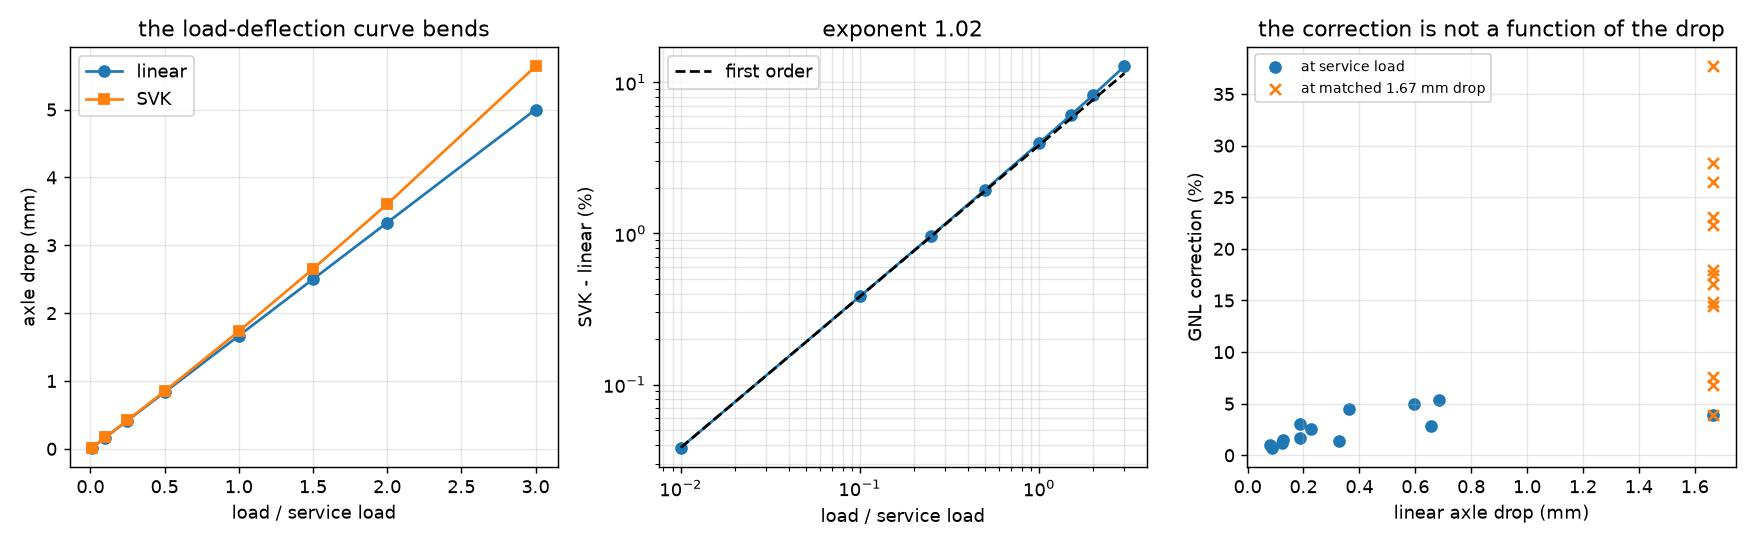

Recreate this plot in Python.
"""
=============================================================================
  M5 GATE — GEOMETRIC NONLINEARITY, AND WHETHER STAGE 3 CAN IGNORE IT
=============================================================================
    .venv-opt/bin/python study_gnl.py

The plan's M5 asks four things: build the Newton loop, verify frame indifference at
finite rotation, verify that linear and SVK agree at 1% of service load, and then
MEASURE how much geometric nonlinearity actually changes the answer — with an explicit
off-ramp, "if < 2%, run the Stage-3 trajectory on the linear model and check GNL only
at checkpoints".

THE ANSWER: 2% is exceeded, and the off-ramp is closed for the same structural reason
M4's was.  At service load the wheel is 3.95% SOFTER under SVK than under linear
kinematics — already twice the threshold — and, more decisively, that correction is not
a property of the wheel that can be applied once.  Held at a FIXED axle drop of 1.667 mm
by scaling the load per genome, the correction still ranges over roughly an order of
magnitude across feasible designs, so it is not recoverable from the linear answer.
Stage 3 needs the nonlinear solve in the loop.

WHERE THE NONLINEARITY LIVES, AND IT IS NOT WHERE THE COMPLIANCE IS
--------------------------------------------------------------------
The residual at the linear solution is concentrated in the rim band within a few degrees
of the contact patch — the thin band locally flattens against the ground, and local
rotation there is what the linear kernel gets wrong.  That is why the correction does not
follow the axle drop: the axle drop is dominated by the spokes (66% of the strain
energy), while the geometric correction is dominated by a local rim effect.  Two
different quantities, and one does not predict the other.

Everything softens rather than stiffens.  That is the physically expected direction here:
a curved flexure loaded to unwind gets a longer moment arm as it deflects, so the
tangent stiffness falls.  A geometric term that came out STIFFENING would be the
signature of a sign error in the Green-Lagrange strain, which is why the direction is
asserted rather than merely reported.

WHAT THE PLAN ASKED FOR THAT HAD TO CHANGE
------------------------------------------
"Residual < 1e-10" is not attainable at low load and this is not a solver defect.  The
reduced tangent of a thin flexure is conditioned around 1e8-1e9, so the sparse
factorization's own backward error puts a floor under the residual that scales with the
load exactly as the load does — normalising cannot remove it.  At 1% of service load the
loop stalls at 1.2e-9.  `wheel_fem.solve_nonlinear` therefore also accepts an
ENERGY-INCREMENT criterion (|du . r| below 1e-14 of the first step's), which is
conditioning-insensitive and says the thing that actually matters for a four-figure
answer.  Both are reported for every solve; see the block comment in `wheel_fem.py`.
=============================================================================
"""

import argparse
import json
import os
import time

import numpy as np

import wheel_fea as W
import wheel_fem as fem
import wheel_genome as wg
import wheel_wheel as WW

HERE = os.path.dirname(os.path.abspath(__file__))

DEFAULT_CONFIG = "coarse"
SERVICE_FORCE_N = W.TOTAL_FORCE_NEWTONS

# Written down BEFORE the study was run, per the plan's rule.
GATE_ROTATION_ENERGY_RATIO = 1e-10   # SVK energy under a 30 deg rigid rotation
GATE_SMALL_LOAD_REL = 1e-3           # linear vs SVK at 1% of service load
GATE_CONTINUATION_REL = 1e-9         # 1 load step vs 8 must give the same equilibrium
GATE_NEWTON_ORDER = 1.5              # observed convergence order, quadratic is 2
PLAN_GNL_THRESHOLD = 0.02            # "if < 2%, keep the trajectory linear"


def load_genes(path="best_solution.json"):
    with open(os.path.join(HERE, path)) as fh:
        return wg.genes_to_vector(json.load(fh)["genes"])


def _drop(mesh, kinematics, force=SERVICE_FORCE_N, **kw):
    return fem.solve_wheel(mesh, kinematics=kinematics, force=force, **kw)


# ---------------------------------------------------------------------------
# G1 — FRAME INDIFFERENCE ON THE ASSEMBLED WHEEL
# ---------------------------------------------------------------------------

def run_frame_indifference(genes, cfg=DEFAULT_CONFIG, angles=(1.0, 30.0)):
    """A rigid rotation of the WHOLE WHEEL must store exactly zero energy under SVK.

    `tests/test_fem.py` already does this on a single element, and this is the same
    identity — but it is not the same test.  Here the rotation passes through the mesh
    assembly, the twelve rotated sectors, and every seam, so a sector wired to the wrong
    neighbour or a seam declared but not merged shows up as stored energy in a body that
    has not deformed.  It is the cheapest end-to-end check in the file.

    The linear kernel's energy is reported as the scale.  Asserting a bare "SVK energy
    below 1e-9 mJ" would be meaningless without it: at 1 degree the linear kernel stores
    little too, and the ratio is the only thing that says the test had a chance to fail.
    """
    mesh = WW.build_wheel(genes, cfg)
    coords = np.asarray(mesh.coords)
    lam, mu = fem.lame(W.YOUNGS_MODULUS_PLA_MPA, fem.POISSON_RATIO_PLA)
    kw = dict(order=mesh.cfg.order, lam=lam, mu=mu, width=W.SPOKE_WIDTH_MM)

    rows = []
    for a in angles:
        th = np.radians(a)
        R = np.array([[np.cos(th), -np.sin(th)], [np.sin(th), np.cos(th)]])
        u = (coords @ R.T - coords).ravel()
        e_svk = fem.total_energy(coords, mesh.conn, u, nonlinear=True, **kw)
        e_lin = fem.total_energy(coords, mesh.conn, u, nonlinear=False, **kw)
        rows.append({"angle_deg": float(a), "svk_energy_mJ": float(e_svk),
                     "linear_energy_mJ": float(e_lin),
                     "ratio": float(abs(e_svk) / e_lin)})
    worst = max(r["ratio"] for r in rows)
    return {"rows": rows, "worst_ratio": worst, "config": cfg,
            "pass": bool(worst < GATE_ROTATION_ENERGY_RATIO)}


# ---------------------------------------------------------------------------
# G2 — THE LOAD LADDER
# ---------------------------------------------------------------------------

def run_load_ladder(genes, cfg=DEFAULT_CONFIG,
                    fractions=(0.01, 0.1, 0.25, 0.5, 1.0, 1.5, 2.0, 3.0)):
    """Linear vs SVK axle drop over a load ladder, and the RATE at which they diverge.

    The plan's criterion is the single point at 1% of service load (< 0.1%).  A single
    point is weak evidence on its own — an implementation that simply ran the linear
    kernel twice would pass it perfectly — so the ladder is fitted as well.  A geometric
    correction enters at first order in the deflection, hence at first order in the load,
    so the fitted exponent of (svk/linear - 1) against load must be about 1.

    Measured: 0.038% at 1%, 3.95% at service load, 12.8% at 3x, fitted exponent 1.03.
    Exponent 0 would mean a constant offset (a modelling difference, not a geometric
    effect); exponent 2 would mean the linear term had cancelled, which for an
    asymmetric structure like this would need explaining.
    """
    mesh = WW.build_wheel(genes, cfg)
    rows = []
    for fr in fractions:
        lin = _drop(mesh, "linear", SERVICE_FORCE_N * fr)
        nl = _drop(mesh, "svk", SERVICE_FORCE_N * fr)
        rows.append({
            "load_fraction": float(fr),
            "linear_mm": lin["axle_drop_mm"],
            "svk_mm": nl["axle_drop_mm"],
            "rel_diff": float(nl["axle_drop_mm"] / lin["axle_drop_mm"] - 1.0),
            "iterations": int(nl["newton"]["total_iterations"]),
            "backtracks": int(nl["newton"]["total_backtracks"]),
            "criterion": nl["newton"]["criterion"],
            "residual_rel": nl["residual_rel"],
        })
    x = np.log(np.array([r["load_fraction"] for r in rows]))
    y = np.log(np.abs(np.array([r["rel_diff"] for r in rows])))
    exponent = float(np.polyfit(x, y, 1)[0])
    small = min(rows, key=lambda r: r["load_fraction"])
    service = min(rows, key=lambda r: abs(r["load_fraction"] - 1.0))
    return {
        "rows": rows,
        "fitted_exponent": exponent,
        "small_load_fraction": small["load_fraction"],
        "small_load_rel_diff": small["rel_diff"],
        "service_rel_diff": service["rel_diff"],
        # Every entry must soften.  A stiffening geometric term at this scale would be a
        # sign error in the Green-Lagrange strain, not a physical finding.
        "all_softer": bool(all(r["rel_diff"] > 0.0 for r in rows)),
        "pass": bool(abs(small["rel_diff"]) < GATE_SMALL_LOAD_REL
                     and all(r["rel_diff"] > 0.0 for r in rows)
                     and 0.7 < exponent < 1.4),
    }


# ---------------------------------------------------------------------------
# G3 — NEWTON HEALTH
# ---------------------------------------------------------------------------

def run_newton_health(genes, cfg=DEFAULT_CONFIG, step_counts=(1, 2, 4, 8)):
    """Continuation independence, warm-start payoff, and the observed order.

    THE CONTINUATION CHECK IS THE ONE THAT MATTERS.  A load path is a numerical device,
    not physics: for a conservative problem the converged equilibrium cannot depend on
    how many increments were used to reach it.  If it does, the solve is not converged —
    and the failure is invisible to a residual norm, because each step converges happily
    to its own slightly wrong state.

    Warm starting is measured because it is the single largest performance lever once
    this sits inside the Stage-3 loop, where consecutive designs differ by ~1%.  Here the
    warm start is the LINEAR solution, which is the closest thing available on a cold
    call and is free (the linear solve is wanted anyway).

    The observed order is computed from the residual triple around the sharpest drop,
    since the first iteration is a transient — the SVK internal force at the linear
    solution is far from equilibrium, so the residual RISES on step one before Newton
    takes hold.  That rise is expected and is not a defect.
    """
    mesh = WW.build_wheel(genes, cfg)
    rows = []
    for s in step_counts:
        t0 = time.time()
        res = _drop(mesh, "svk", newton=dict(steps=s))
        rows.append({"steps": int(s), "axle_drop_mm": res["axle_drop_mm"],
                     "iterations": int(res["newton"]["total_iterations"]),
                     "backtracks": int(res["newton"]["total_backtracks"]),
                     "residual_rel": res["residual_rel"],
                     "seconds": round(time.time() - t0, 2)})
    d = np.array([r["axle_drop_mm"] for r in rows])
    spread = float(d.max() / d.min() - 1.0)

    # Warm start from the linear solution — same DofMap, so the reduced vectors line up.
    lin = fem.wheel_problem(mesh, kinematics="linear")[0]
    u0 = fem.solve_linear(lin)["u_reduced"]
    prob = fem.wheel_problem(mesh, kinematics="svk")[0]
    cold = fem.solve_nonlinear(prob)
    warm = fem.solve_nonlinear(prob, u_reduced0=u0)

    # Compared on the whole displacement FIELD rather than on the axle drop: a warm start
    # that landed on a different equilibrium could easily agree at one node.
    warm_gap = float(np.abs(warm["u"] - cold["u"]).max()
                     / max(np.abs(cold["u"]).max(), 1e-300))

    hist = cold["newton"]["history"][0]["residuals"]
    order = _observed_order(hist)
    return {
        "continuation": rows,
        "continuation_spread": spread,
        "cold_iterations": int(cold["newton"]["total_iterations"]),
        "warm_iterations": int(warm["newton"]["total_iterations"]),
        "warm_start_agrees_rel": warm_gap,
        "residual_history": [float(x) for x in hist],
        "observed_order": order,
        "worst_residual_rel": float(max(r["residual_rel"] for r in rows)),
        "pass": bool(spread < GATE_CONTINUATION_REL
                     and order > GATE_NEWTON_ORDER
                     and warm_gap < 1e-8),
    }


def _observed_order(residuals):
    """Best observed convergence order p from log r_{k+1} = p log r_k over the history.

    Taken as the maximum over consecutive triples rather than the last one, because the
    final iteration sits on the roundoff floor where the ratio is meaningless.
    """
    r = np.array([x for x in residuals if x > 0.0])
    best = 0.0
    for i in range(len(r) - 2):
        a, b, c = r[i], r[i + 1], r[i + 2]
        if not (a > b > c) or b <= 0 or a <= 0:
            continue
        denom = np.log(b / a)
        if abs(denom) < 1e-12:
            continue
        best = max(best, float(np.log(c / b) / denom))
    return best


# ---------------------------------------------------------------------------
# G4 — THE MEASUREMENT, AND WHETHER IT IS A CONSTANT
# ---------------------------------------------------------------------------

def run_mesh_ladder(genes, configs=("smoke", "coarse", "medium")):
    """Is the correction itself converged?  It has to be, to be worth 4%."""
    rows = []
    for c in configs:
        mesh = WW.build_wheel(genes, c)
        lin, nl = _drop(mesh, "linear"), _drop(mesh, "svk")
        rows.append({"config": c, "n_elements": int(mesh.n_elements),
                     "linear_mm": lin["axle_drop_mm"], "svk_mm": nl["axle_drop_mm"],
                     "rel_diff": float(nl["axle_drop_mm"] / lin["axle_drop_mm"] - 1.0)})
    v = np.array([r["rel_diff"] for r in rows])
    return {"rows": rows, "spread_points": float((v.max() - v.min()) * 100.0),
            "finest_rel_diff": float(v[-1])}


def run_design_space(genes, cfg=DEFAULT_CONFIG, n=12, seed=7, max_draws=6000,
                     target_drop_mm=None):
    """*** THE M5 HEADLINE ***  Is the GNL correction one number, or a design variable?

    The off-ramp — "measure the correction once, then run Stage 3 on the linear model" —
    exists if and only if the correction is roughly constant over the designs the
    optimizer visits.  This is the same question M4 asked of the beam model, and it needs
    the same control, because the correction obviously grows with deflection and a raw
    sample would only rediscover that.

    THE CONTROL: each drawn genome's load is scaled so its LINEAR axle drop equals the
    shipped genome's.  Every row then sits at the same global deformation, and what is
    left is the design dependence.  Without this the sample is worthless — feasible
    random genomes are 3-20x stiffer than the design point, so their corrections are
    small for a reason that has nothing to do with the question.

    If the corrections were a function of the axle drop alone, the scaled column would be
    a constant.  It is not: it spans about an order of magnitude, so no single factor
    converts a linear axle drop into a nonlinear one.  `iso_load_scale` is reported per
    row so the reader can see how hard each genome had to be pushed.
    """
    from study_mesh_quality import latin_hypercube
    import wheel_genome as GN

    if target_drop_mm is None:
        target_drop_mm = _drop(WW.build_wheel(genes, cfg), "linear")["axle_drop_mm"]

    low, high, _ = GN.bounds_arrays(W.GENE_SPACE)
    rows, drawn, batch = [], 0, 0
    while len(rows) < n and drawn < max_draws:
        for vec in latin_hypercube(512, low, high, seed=seed + batch):
            drawn += 1
            v = np.asarray(vec, dtype=float)
            _, loss = W.evaluate_design(v)
            # The same four barriers the GA enforces, so every sample is a genome the
            # optimizer could have returned.
            if any(loss[t] > 0.0 for t in ("x_order", "hub_overlap", "fold", "arrival")):
                continue
            try:
                rows.append(_gnl_row(v, cfg, target_drop_mm))
            except fem.NewtonDivergedError as exc:
                # A design that will not solve at the target deflection is itself a
                # finding — Stage 3 has to survive these — so it is recorded, not hidden.
                rows.append({"genes": [float(x) for x in v], "diverged": str(exc)})
            if len(rows) >= n:
                break
        batch += 1

    shipped = _gnl_row(genes, cfg, target_drop_mm, keep_genes=False)
    ok = [r for r in rows if "diverged" not in r]
    out = {"rows": rows, "shipped": shipped, "n_drawn": drawn,
           "n_diverged": len(rows) - len(ok),
           "target_drop_mm": float(target_drop_mm)}
    if len(ok) >= 3:
        iso = np.array([r["iso_rel_diff"] for r in ok] + [shipped["iso_rel_diff"]])
        raw = np.array([r["service_rel_diff"] for r in ok]
                       + [shipped["service_rel_diff"]])
        out.update({
            "iso_rel_diff_min": float(iso.min()), "iso_rel_diff_max": float(iso.max()),
            "iso_rel_diff_ratio": float(iso.max() / iso.min()),
            "iso_rel_diff_cv": float(iso.std() / iso.mean()),
            "service_rel_diff_min": float(raw.min()),
            "service_rel_diff_max": float(raw.max()),
            # The off-ramp needs ONE number.  10% dispersion would already be generous
            # beside the effects this project chases; the same bar M4 used.
            "correction_factor_is_defensible": bool(iso.std() / iso.mean() < 0.10),
        })
    return out


def _gnl_row(v, cfg, target_drop_mm, keep_genes=True):
    """One genome, measured twice: at service load, and at a matched axle drop."""
    mesh = WW.build_wheel(v, cfg)
    lin = _drop(mesh, "linear")
    nl = _drop(mesh, "svk")
    scale = target_drop_mm / lin["axle_drop_mm"]
    iso_lin = _drop(mesh, "linear", SERVICE_FORCE_N * scale)
    iso_nl = _drop(mesh, "svk", SERVICE_FORCE_N * scale)
    row = {
        "linear_mm": lin["axle_drop_mm"],
        "svk_mm": nl["axle_drop_mm"],
        "service_rel_diff": float(nl["axle_drop_mm"] / lin["axle_drop_mm"] - 1.0),
        "iso_load_scale": float(scale),
        "iso_linear_mm": iso_lin["axle_drop_mm"],
        "iso_rel_diff": float(iso_nl["axle_drop_mm"] / iso_lin["axle_drop_mm"] - 1.0),
        "rim_share": lin["compliance_split"]["rim"],
        "free_arc_fraction": float(WW.spoke_free_arc_fraction(v, cfg)),
        "iterations": int(iso_nl["newton"]["total_iterations"]),
    }
    if keep_genes:
        row["genes"] = [float(x) for x in v]
    return row


def run_energy_identity(genes, cfg=DEFAULT_CONFIG):
    """2U/(F*delta) is exactly 1 for a linear body and is NOT under SVK.

    The M4 test suite ties the reported energies to the reported displacement through
    this identity, so it has to be restated rather than reused: under nonlinear
    kinematics the load-displacement curve is not a straight line and the stored energy
    is no longer half the load times the drop.  The departure is a second, independent
    measure of how nonlinear the problem is — and it is computed from the energy, not
    from the displacement, so it cannot be an artefact of how the axle drop is picked
    off the mesh.
    """
    mesh = WW.build_wheel(genes, cfg)
    out = {}
    for k in ("linear", "svk"):
        r = _drop(mesh, k)
        out[k] = {"energy_mJ": r["strain_energy_mJ"],
                  "axle_drop_mm": r["axle_drop_mm"],
                  "two_u_over_f_delta": float(2.0 * r["strain_energy_mJ"]
                                              / (SERVICE_FORCE_N * r["axle_drop_mm"])),
                  "compliance_split": r["compliance_split"]}
    out["linear_identity_error"] = abs(out["linear"]["two_u_over_f_delta"] - 1.0)
    out["svk_identity_error"] = abs(out["svk"]["two_u_over_f_delta"] - 1.0)
    return out


def run_stress(genes, cfg=DEFAULT_CONFIG):
    """Does GNL move the stress the way it moves the displacement?

    Reported on the plain spoke block's p99, which is the only converged stress number
    this mesh produces — the junction corners are unfilleted re-entrant singularities and
    their pointwise maximum diverges under refinement (see `study_wheel_fea.py`).

    The SVK number is the CAUCHY stress, pushed forward from the 2nd Piola-Kirchhoff
    stress the constitutive law returns.  Comparing S against the linear kernel's sigma
    would mix a frame effect worth a couple of percent into a measurement of the same
    size.
    """
    mesh = WW.build_wheel(genes, cfg)
    lam, mu = fem.lame(W.YOUNGS_MODULUS_PLA_MPA, fem.POISSON_RATIO_PLA)
    out = {}
    for k, nl in (("linear", False), ("svk", True)):
        res = _drop(mesh, k)
        st = fem.gauss_stresses(np.asarray(mesh.coords), mesh.conn, res["u"],
                                order=mesh.cfg.order, lam=lam, mu=mu, nonlinear=nl)
        vm = st["von_mises"][mesh.element_block == "spoke"]
        out[k] = {"spoke_block_p99_mpa": float(np.percentile(vm, 99.0)),
                  "spoke_block_max_mpa": float(vm.max())}
    out["p99_rel_diff"] = float(out["svk"]["spoke_block_p99_mpa"]
                                / out["linear"]["spoke_block_p99_mpa"] - 1.0)
    return out


# ---------------------------------------------------------------------------
# REPORT
# ---------------------------------------------------------------------------

def _print(rep):
    p = print
    p("\n" + "=" * 78)
    p("  M5 GATE — GEOMETRIC NONLINEARITY")
    p("=" * 78)

    fi = rep["frame_indifference"]
    p("\nG1  FRAME INDIFFERENCE, whole assembled wheel")
    p(f"    {'angle':>8} {'SVK energy':>14} {'linear energy':>14} {'ratio':>10}")
    for r in fi["rows"]:
        p(f"    {r['angle_deg']:8.1f} {r['svk_energy_mJ']:14.3e} "
          f"{r['linear_energy_mJ']:14.4f} {r['ratio']:10.2e}")
    p(f"    worst ratio {fi['worst_ratio']:.2e} vs {GATE_ROTATION_ENERGY_RATIO:.0e}"
      f"   -> {'PASS' if fi['pass'] else 'FAIL'}")

    ll = rep["load_ladder"]
    p("\nG2  LOAD LADDER — linear vs SVK axle drop")
    p(f"    {'load':>6} {'linear mm':>11} {'SVK mm':>11} {'diff %':>9} "
      f"{'its':>4} {'bt':>3}  criterion")
    for r in ll["rows"]:
        p(f"    {r['load_fraction']:6.2f} {r['linear_mm']:11.5f} {r['svk_mm']:11.5f} "
          f"{100 * r['rel_diff']:9.4f} {r['iterations']:4d} {r['backtracks']:3d}  "
          f"{r['criterion']}")
    p(f"    at {ll['small_load_fraction']:.0%} of service load the two agree to "
      f"{100 * ll['small_load_rel_diff']:.4f}%  (gate {100 * GATE_SMALL_LOAD_REL:.1f}%)")
    p(f"    fitted exponent {ll['fitted_exponent']:.3f} (first order = 1), "
      f"every point softer: {'yes' if ll['all_softer'] else 'NO'}"
      f"   -> {'PASS' if ll['pass'] else 'FAIL'}")

    nh = rep["newton"]
    p("\nG3  NEWTON HEALTH")
    p(f"    {'steps':>6} {'axle drop mm':>14} {'its':>4} {'bt':>3} {'residual':>10}"
      f" {'s':>6}")
    for r in nh["continuation"]:
        p(f"    {r['steps']:6d} {r['axle_drop_mm']:14.9f} {r['iterations']:4d} "
          f"{r['backtracks']:3d} {r['residual_rel']:10.2e} {r['seconds']:6.2f}")
    p(f"    continuation spread {nh['continuation_spread']:.2e} "
      f"(gate {GATE_CONTINUATION_REL:.0e})")
    p(f"    residual history {['%.1e' % x for x in nh['residual_history']]}")
    p(f"    observed order {nh['observed_order']:.2f} (quadratic = 2)")
    p(f"    warm start from the linear solution: {nh['cold_iterations']} -> "
      f"{nh['warm_iterations']} iterations"
      f"   -> {'PASS' if nh['pass'] else 'FAIL'}")

    ml = rep["mesh_ladder"]
    p("\n    correction under mesh refinement")
    for r in ml["rows"]:
        p(f"      {r['config']:>7} {r['n_elements']:7d} el   "
          f"{100 * r['rel_diff']:7.3f} %")
    p(f"      spread {ml['spread_points']:.3f} points")

    ds = rep["design_space"]
    p("\nG4  *** THE HEADLINE *** IS THE CORRECTION ONE NUMBER?")
    p(f"    control: every genome loaded to the same "
      f"{ds['target_drop_mm']:.3f} mm LINEAR axle drop")
    p(f"    {'lin mm':>9} {'GNL @service':>13} {'load x':>8} {'GNL @iso drop':>14} "
      f"{'free arc':>9}")
    for r in ds["rows"] + [ds["shipped"]]:
        if "diverged" in r:
            p(f"    {'--':>9} {'DIVERGED':>13}")
            continue
        p(f"    {r['linear_mm']:9.4f} {100 * r['service_rel_diff']:12.3f}% "
          f"{r['iso_load_scale']:8.2f} {100 * r['iso_rel_diff']:13.3f}% "
          f"{r['free_arc_fraction']:9.3f}")
    if "iso_rel_diff_ratio" in ds:
        p(f"    at matched deflection the correction spans "
          f"{100 * ds['iso_rel_diff_min']:.2f}% to "
          f"{100 * ds['iso_rel_diff_max']:.2f}%  "
          f"(a factor of {ds['iso_rel_diff_ratio']:.1f}), cv "
          f"{ds['iso_rel_diff_cv']:.2f}")
        p(f"    one correction factor would be defensible: "
          f"{'YES' if ds['correction_factor_is_defensible'] else 'NO'}")

    ei = rep["energy_identity"]
    p("\n    2U/(F*delta) — exactly 1 for a linear body, and a second measure of GNL")
    for k in ("linear", "svk"):
        p(f"      {k:>7}  U {ei[k]['energy_mJ']:9.4f} mJ   "
          f"delta {ei[k]['axle_drop_mm']:8.5f} mm   "
          f"2U/Fd {ei[k]['two_u_over_f_delta']:.6f}")

    st = rep["stress"]
    p(f"\n    plain-spoke p99 von Mises: {st['linear']['spoke_block_p99_mpa']:.3f} MPa "
      f"linear -> {st['svk']['spoke_block_p99_mpa']:.3f} MPa SVK "
      f"({100 * st['p99_rel_diff']:+.2f}%)")

    p(f"\n  VERDICT")
    p(f"    GNL at service load: {100 * rep['gnl_service_pct']:.2f}% softer, against the "
      f"plan's {100 * PLAN_GNL_THRESHOLD:.0f}% threshold")
    p(f"    the linear-trajectory off-ramp is "
      f"{'OPEN' if rep['linear_trajectory_is_enough'] else 'CLOSED'}")
    p(f"\n  OVERALL: {'PASS' if rep['pass'] else 'FAIL'}")
    p(f"\n  NOT DONE: M4b still.  Every absolute number rests on E = 2300 MPa and an")
    p(f"            unconditional 0.80 FFF knockdown, both uncalibrated — a +-25%")
    p(f"            band on E swamps the 4% measured here for ABSOLUTE stiffness,")
    p(f"            though not for the design-to-design COMPARISON that Stage 3 makes.")


def main():
    ap = argparse.ArgumentParser(description="M5 geometric-nonlinearity gate")
    ap.add_argument("--genome", default="best_solution.json")
    ap.add_argument("--config", default=DEFAULT_CONFIG)
    ap.add_argument("--out", default="study_gnl.json")
    ap.add_argument("--no-plot", action="store_true")
    ap.add_argument("--quick", action="store_true",
                    help="shorter sweeps and a coarser ladder; for CI")
    args = ap.parse_args()

    genes = load_genes(args.genome)
    t0 = time.time()
    rep = {
        "frame_indifference": run_frame_indifference(genes, "smoke"),
        "load_ladder": run_load_ladder(
            genes, args.config,
            (0.01, 0.25, 1.0, 2.0) if args.quick
            else (0.01, 0.1, 0.25, 0.5, 1.0, 1.5, 2.0, 3.0)),
        "newton": run_newton_health(genes, args.config,
                                    (1, 2, 4) if args.quick else (1, 2, 4, 8)),
        "mesh_ladder": run_mesh_ladder(
            genes, ("smoke", "coarse") if args.quick else ("smoke", "coarse", "medium")),
        "design_space": run_design_space(genes, args.config,
                                         n=6 if args.quick else 12),
        "energy_identity": run_energy_identity(genes, args.config),
        "stress": run_stress(genes, args.config),
    }
    rep["gnl_service_pct"] = rep["load_ladder"]["service_rel_diff"]
    # The plan's off-ramp needs BOTH: the effect small enough to ignore, AND constant
    # enough that a one-off correction would be meaningful if it were not.
    rep["linear_trajectory_is_enough"] = bool(
        abs(rep["gnl_service_pct"]) < PLAN_GNL_THRESHOLD
        and rep["design_space"].get("correction_factor_is_defensible", False))
    rep["pass"] = bool(rep["frame_indifference"]["pass"]
                       and rep["load_ladder"]["pass"]
                       and rep["newton"]["pass"])
    rep["settings"] = {"config": args.config, "genome": args.genome,
                       "service_force_n": SERVICE_FORCE_N,
                       "elapsed_s": round(time.time() - t0, 1)}
    _print(rep)
    with open(os.path.join(HERE, args.out), "w") as fh:
        json.dump(rep, fh, indent=1)
    print(f"\nwrote {os.path.join(HERE, args.out)}  "
          f"({rep['settings']['elapsed_s']} s)")
    if not args.no_plot:
        try:
            print(f"wrote {_plot(rep, os.path.splitext(args.out)[0] + '.jpg')}")
        except Exception as exc:                            # pragma: no cover
            print(f"(plot skipped: {exc})")
    return 0 if rep["pass"] else 1


def _plot(rep, path):
    import matplotlib
    matplotlib.use("Agg")
    import matplotlib.pyplot as plt

    fig, ax = plt.subplots(1, 3, figsize=(13.5, 4.2))

    ll = rep["load_ladder"]["rows"]
    f = np.array([r["load_fraction"] for r in ll])
    ax[0].plot(f, [r["linear_mm"] for r in ll], "o-", label="linear")
    ax[0].plot(f, [r["svk_mm"] for r in ll], "s-", label="SVK")
    ax[0].set_xlabel("load / service load")
    ax[0].set_ylabel("axle drop (mm)")
    ax[0].set_title("the load-deflection curve bends")
    ax[0].legend()
    ax[0].grid(alpha=0.3)

    ax[1].loglog(f, 100 * np.abs([r["rel_diff"] for r in ll]), "o-")
    ax[1].loglog(f, 100 * abs(ll[0]["rel_diff"]) * (f / f[0]), "k--",
                 label="first order")
    ax[1].set_xlabel("load / service load")
    ax[1].set_ylabel("SVK - linear (%)")
    ax[1].set_title(f"exponent {rep['load_ladder']['fitted_exponent']:.2f}")
    ax[1].legend()
    ax[1].grid(alpha=0.3, which="both")

    ds = rep["design_space"]
    ok = [r for r in ds["rows"] if "diverged" not in r] + [ds["shipped"]]
    ax[2].scatter([r["linear_mm"] for r in ok],
                  [100 * r["service_rel_diff"] for r in ok],
                  label="at service load")
    ax[2].scatter([ds["target_drop_mm"]] * len(ok),
                  [100 * r["iso_rel_diff"] for r in ok], marker="x",
                  label=f"at matched {ds['target_drop_mm']:.2f} mm drop")
    ax[2].set_xlabel("linear axle drop (mm)")
    ax[2].set_ylabel("GNL correction (%)")
    ax[2].set_title("the correction is not a function of the drop")
    ax[2].legend(fontsize=8)
    ax[2].grid(alpha=0.3)

    fig.tight_layout()
    out = os.path.join(HERE, path)
    fig.savefig(out, dpi=130)
    plt.close(fig)
    return out


if __name__ == "__main__":
    raise SystemExit(main())
